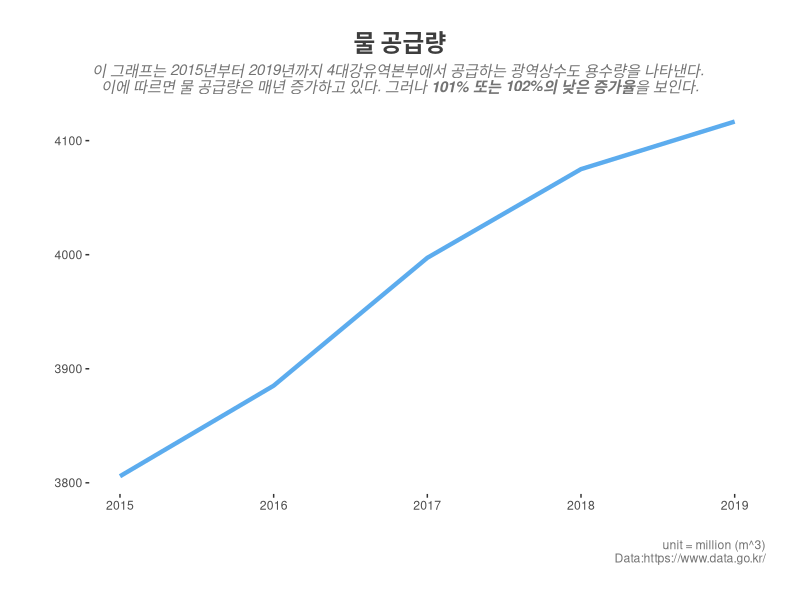
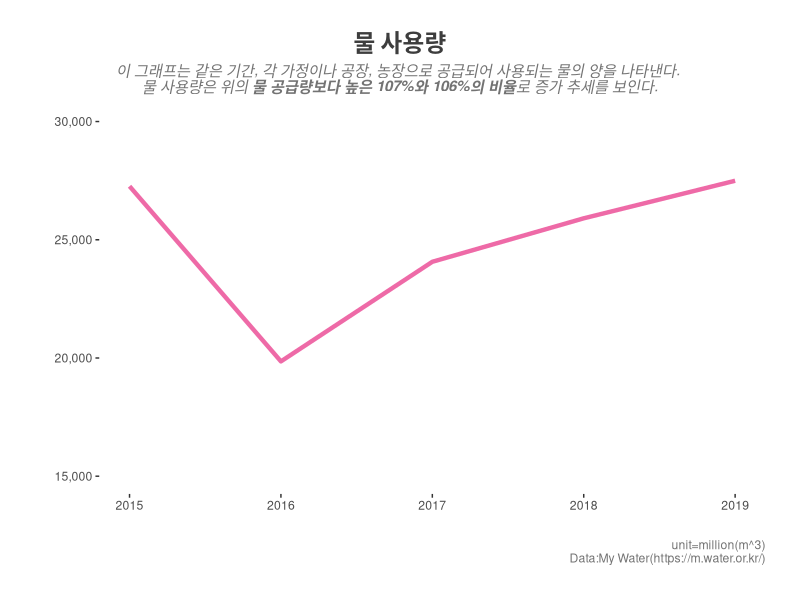
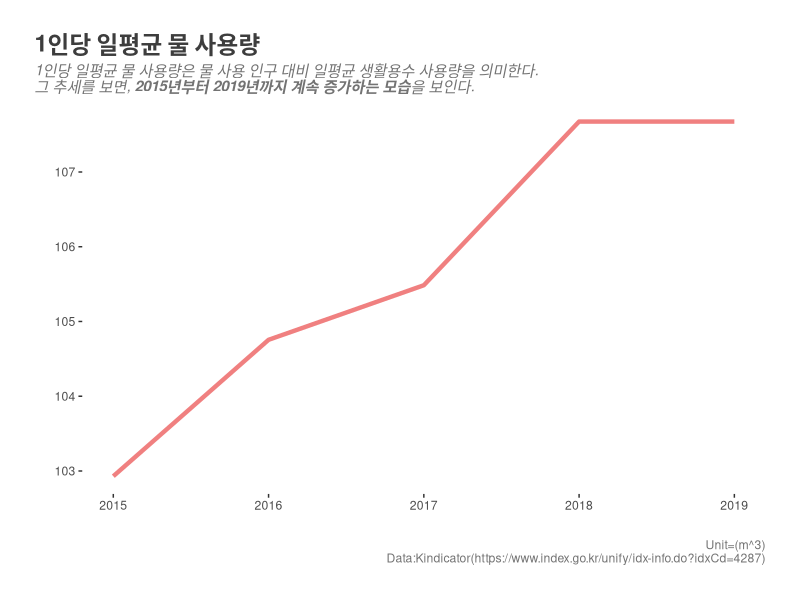

Generate these figures, in order, with R:
## ---- chunk 1
library(tidyverse)
library(ggtext)
library(glue)

Sys.getlocale()
Sys.setlocale("LC_ALL","C") # 강제 언어 삭제
Sys.setlocale("LC_ALL","Korean") # 언어 다시 한글로
## ---- chunk 2
library(dplyr)
library(readxl)

keum <- read_excel("keum.xls")
nak <- read_excel("nak.xls")
young <- read_excel("young.xls")
han  <- read_excel("han.xls")
header=TRUE

keumandnak <- merge(keum, nak, by="year")
youngandhan <- merge(young, han, by="year")
rivers <- merge(keumandnak, youngandhan, by="year")
rivers <- rivers[,c(-2,-3, -5,-6, -8,-9, -11,-12)]
colnames(rivers)[2] <-"keum_supply"
colnames(rivers)[3] <-"nak_supply"
colnames(rivers)[4] <-"young_supply"
colnames(rivers)[5] <-"han_supply"
data.frame(rivers, stringsAsFactors = F)
rivers

cname <- c("keum_supply", "nak_supply", "young_supply", "han_supply")
rivers[,cname] <- lapply(rivers[,cname], as.numeric)

col2015 <- rivers %>% 
  slice(1:12) %>%
  select("keum_supply", "nak_supply", "young_supply", "han_supply") %>%
  summarise(sum(keum_supply),sum(nak_supply),sum(young_supply),sum(han_supply))

total2015 <- rowSums(col2015)

col2016 <- rivers %>% 
  slice(13:24) %>%
  select("keum_supply", "nak_supply", "young_supply", "han_supply") %>%
  summarise(sum(keum_supply),sum(nak_supply),sum(young_supply), sum(han_supply))

total2016 <- rowSums(col2016)

col2017 <- rivers %>% 
  slice(25:36) %>%
  select("keum_supply", "nak_supply", "young_supply", "han_supply") %>%
  summarise(sum(keum_supply),sum(nak_supply),sum(young_supply),sum(han_supply))

total2017 <- rowSums(col2017)

col2018 <- rivers %>% 
  slice(37:48) %>%
  select("keum_supply", "nak_supply", "young_supply", "han_supply") %>%
  summarise(sum(keum_supply),sum(nak_supply),sum(young_supply),sum(han_supply))

total2018 <- rowSums(col2018)

col2019 <- rivers %>% 
  slice(49:60) %>%
  select("keum_supply", "nak_supply", "young_supply", "han_supply") %>%
  summarise(sum(keum_supply),sum(nak_supply),sum(young_supply),sum(han_supply))

total2019 <- rowSums(col2019)

supply=data.frame(year=c(2019, 2018, 2017, 2016, 2015),
  supply = c(total2019, total2018, total2017, total2016, total2015))
print(supply)
## ---- chunk 3
dt <- read.csv("watersource.csv", header = TRUE)
head(dt)
names(dt)
dt %>% 
  filter(year > 2014)

  year <- data.frame(year = c(2019,2018,2017,2016,2015)) 
  life <- data.frame(waterwork = c(6564.06, 6561.56, 6390.49, 1545.16, 7728.80), non.water.supply = c(29.42, 32.9, 37.84, 9.63, 136.48), etc = c(892.12, 913.11, 1101.13, 279.93, 1723.23)) 
 industry <- data.frame(planned = c(1791.79, 1812.12, 1754.27, 1759.70, 1817.11), groundwater = c(124.27, 127.79, 127.48, 121.06, 117.4), river = c(430.91, 439.36, 593.17, 843.34, 810.58)) 
  farming <- data.frame(ricepaddy.include = c(13271.27, 11833.35, 10833.92, 12061.24, 11474.69), farm.include = c(4073.79, 3866.53, 2986.76, 3019.58, 3282.16), stockbreed = c(319.03, 321.07, 244.54, 216.59, 173.46))
## ---- chunk 4
  rowSums(life)
Life <- rowSums(life)

rowSums(industry)
Industry <- rowSums(industry)

rowSums(farming)
Farming <- rowSums(farming)

total <- Life + Industry + Farming

year <- data_frame(c(2019, 2018, 2017, 2016, 2015))

demand <- data_frame(year=c(2019, 2018, 2017, 2016, 2015),
                     life=(Life), industry=(Industry), farming=(Farming), total=(total))

print(demand)
## ---- chunk 5
supply <- supply %>%
  mutate(supply=(supply/1000000))
## ---- chunk 6
demand <- demand %>%
  select(year, total)
## ---- chunk 7
supply %>%
  ggplot(aes(x=year, y=supply)) +
  geom_line(size=1.5, color="steelblue2") +
  labs(x="", y="", title="물 공급량", subtitle="이 그래프는 2015년부터 2019년까지 4대강유역본부에서 공급하는 광역상수도 용수량을 나타낸다. <br> 이에 따르면 물 공급량은 매년 증가하고 있다. 그러나 **101% 또는 102%의 낮은 증가율**을 보인다.", caption="unit = million (m^3)
Data:https://www.data.go.kr/") +
  theme(plot.title.position = "plot",
        plot.title = element_text(hjust=0.5, size=17, face="bold", color="grey24"),
        plot.subtitle = element_markdown(hjust=0.5, face="italic", color="grey45"),
        plot.caption = element_text(color="grey45"),
        plot.margin = margin(25, 25, 25, 25),
        panel.background = element_blank())
## ---- chunk 8
demand %>%
    ggplot(aes(x=year, y=total)) +
    geom_line(size=1.5, color="hotpink2") +
    expand_limits(y=0) +
    scale_y_continuous(labels = scales::comma,
                       limits = c(15000, 30000),
                       breaks=seq(0,30000,5000)) +
    labs(x="", y="", title="물 사용량", subtitle="이 그래프는 같은 기간, 각 가정이나 공장, 농장으로 공급되어 사용되는 물의 양을 나타낸다. <br> 물 사용량은 위의 **물 공급량보다 높은 107%와 106%의 비율**로 증가 추세를 보인다.", caption="unit=million(m^3)
Data:My Water(https://m.water.or.kr/)") +
    theme(plot.title.position = "plot",
        plot.title = element_text(hjust=0.5, size=17, face="bold", color="grey24"),
        plot.subtitle = element_markdown(hjust=0.5, face="italic", color="grey45"),
        plot.caption = element_text(color="grey45"),
        plot.margin = margin(25, 25, 25, 25),
        panel.background = element_blank())
## ---- chunk 9
upp <- read.csv("usagePerPerson.csv")
## ---- chunk 10
upp %>%
  filter(year>2014, year<2020) %>%
  mutate(Usageperperson = (Usageperperson*365)/1000) %>%
  ggplot(aes(x=year, y=Usageperperson)) +
  geom_line(size=1.5, color="lightcoral") +
  labs(x="", y="", title="1인당 일평균 물 사용량", subtitle="1인당 일평균 물 사용량은 물 사용 인구 대비 일평균 생활용수 사용량을 의미한다. <br> 그 추세를 보면, **2015년부터 2019년까지 계속 증가하는 모습**을 보인다.", caption="Unit=(m^3)
Data:Kindicator(https://www.index.go.kr/unify/idx-info.do?idxCd=4287)")+
  theme(plot.title.position = "plot",
        plot.title = element_text(size=17, face="bold", color="grey24"),
        plot.subtitle = element_markdown(face="italic", color="grey45"),
        plot.caption = element_text(color="grey45"),
        plot.margin = margin(25, 25, 25, 25),
        panel.background = element_blank())
